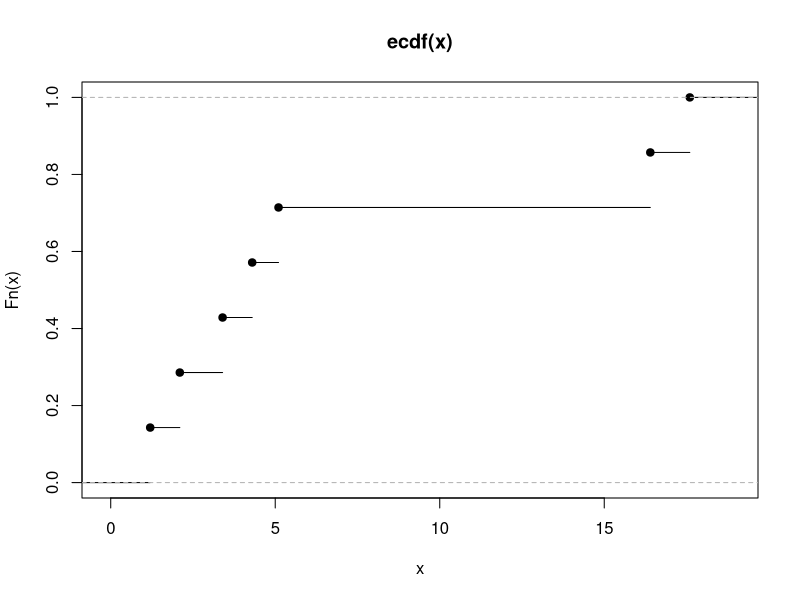

This figure's R source:
## ---- chunk 1
x <- c(5.1 , 3.4 , 1.2 , 17.6 , 2.1 , 16.4 , 4.3, 1.2 , 2.1 , 3.4 , 4.3 , 5.1 , 16.4 , 17.6 )

plot(ecdf(x))
